Frame 1 (no input): blank canvas, image omitted
Frame 60 (the mouse pressed at the canvas centre just before this capture): blank canvas, image omitted
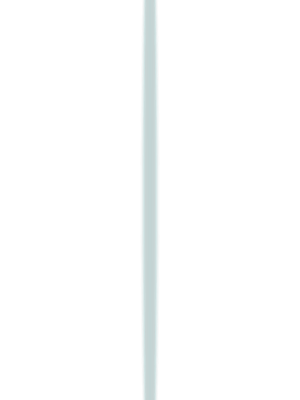
Frame 120 (the mouse held since frame 60 and released just before this capture)

The Processing sketch whose frames 1 and 60 were blank and that drew this single picture after the mouse press (run headless with seeded random() and noise(); from frame 60 on, the mouse is pressed at the canvas centre):

// Processing sketch: processing_13407
// ── processing_13407.pde

int counter;

void setup() {  
  size(300, 400);
  background(255); 
  colorMode(RGB);  

}

void draw() {
  counter++;
  noStroke();
  fill(random(255),164,183,3);
  
  if(mousePressed == true) { 
    ellipse(mouseX, mouseY, random(1,21), 700);
  }
  
}
                
                
